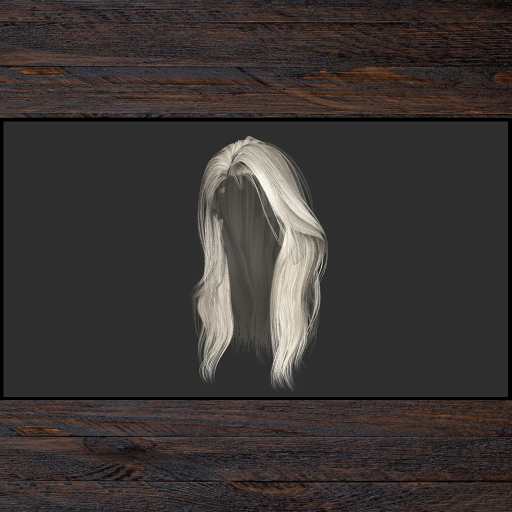
#> input picture 02.png, 1024 x 1024 px (shown at 1/2 size)
$ python photocard.py 02.png
#> lines starting #> are read from the running program, lines starting #| are printed output that depends on the picture
# -*- coding: utf-8 -*-
r"""photo_card 生成器（02.dds 同款木框卡片）

输出（文件名取输入文件主名）：
  <name>.dds          1024x1024 BC7_UNORM 线性 DX10，木框+深灰卡片，卡片内左半=正面、右半=侧面
  <name>_front.png    正面（1024x1024，深灰卡片底）
  <name>_side.png     侧面（1024x1024，深灰卡片底）

用法：python photocard.py "路径\头发.nif" [--out 目录]
      python photocard.py "路径\已拼好.png"     # 图片模式：左右拆开 + 转 BC7
"""
import argparse, os, re, shutil, struct, subprocess, sys
import numpy as np
from PIL import Image

sys.path.insert(0, os.path.dirname(os.path.abspath(__file__)))
import render_blend as RB

TEXCONV = r'D:\Modding\SSEEdit 4.1.5f-164-4-1-5f-1714283656\SSEEdit 4.1.5f\Edit Scripts\Texconv.exe'
TMP = os.path.join(os.path.dirname(os.path.abspath(__file__)), 'work', 'tmp')
os.makedirs(TMP, exist_ok=True)
BG = (46, 46, 46)
BASE_CARD = r'D:\DSH_SKY_CTD\work\02.png'   # 02.dds 的 1024 预览图（木框+卡片），存在则用它当底板
CARD_RECT = (12, 238, 1012, 788)                     # 卡片区域


def _u32(b, o): return struct.unpack_from('<I', b, o)[0]
def _i32(b, o): return struct.unpack_from('<i', b, o)[0]


# [153 lines left out: functions read_texset, load_geometry, find_root, load_texture, render_view, panel and 1 more, not called in this run]


def to_bc7(rgb, out_dds):
    td = os.path.join(TMP, 'bc7_%d' % __import__('time').time_ns()); os.makedirs(td, exist_ok=True)
    src = os.path.join(td, 'in.png'); rgb.save(src)
    subprocess.run([TEXCONV, '-f', 'BC7_UNORM', '-dx10', '-m', '1', '-y', '-o', td, src],
                   check=True, stdout=subprocess.DEVNULL, stderr=subprocess.DEVNULL)
    shutil.move(os.path.join(td, 'in.DDS'), out_dds)
    shutil.rmtree(td, ignore_errors=True)


def main():
    ap = argparse.ArgumentParser()
    ap.add_argument('input', nargs='?', default='')
    ap.add_argument('--front', default=''); ap.add_argument('--side', default='')
    ap.add_argument('--name', default='')
    ap.add_argument('--out', default=''); ap.add_argument('--size', type=int, default=1024)
    a = ap.parse_args()
    if a.front and a.side:
        stem = a.name or os.path.splitext(os.path.basename(a.front))[0]
        if stem.endswith('_front'):
            stem = stem[:-6]
        safe = re.sub(r'[\\/:*?"<>|]', '_', stem)
        outdir = a.out or os.path.join(os.path.dirname(os.path.abspath(a.front)), 'photo_card')
        os.makedirs(outdir, exist_ok=True)
        f = Image.open(a.front).convert('RGBA'); s_ = Image.open(a.side).convert('RGBA')
        f.convert('RGB').resize((a.size, a.size), Image.LANCZOS).save(os.path.join(outdir, safe + '_front.png'))
        s_.convert('RGB').resize((a.size, a.size), Image.LANCZOS).save(os.path.join(outdir, safe + '_side.png'))
        _make_card(f.convert('RGB'), s_.convert('RGB'), a.size, safe, outdir)
        print('OK', os.path.join(outdir, safe + '.dds'))
        return
    src = os.path.abspath(a.input); stem = os.path.splitext(os.path.basename(src))[0]
    safe = re.sub(r'[\\/:*?"<>|]', '_', stem)
    outdir = a.out or os.path.join(os.path.dirname(src), 'photo_card'); os.makedirs(outdir, exist_ok=True)

    if src.lower().endswith(('.png', '.dds', '.jpg', '.jpeg', '.tga')):
        im = Image.open(src).convert('RGB'); w, h = im.size
#> after `w, h = im.size`: w = 1024; h = 1024
        front, side = im.crop((0, 0, w//2, h)), im.crop((w//2, 0, w, h))
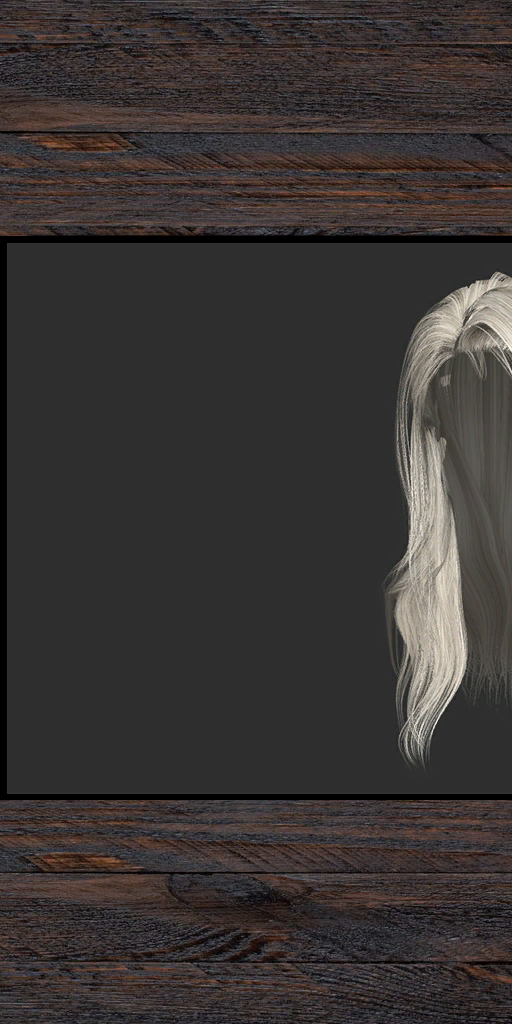
#> front: PIL image 512x1024 RGB; mean R, G, B 58, 52.9, 52.2
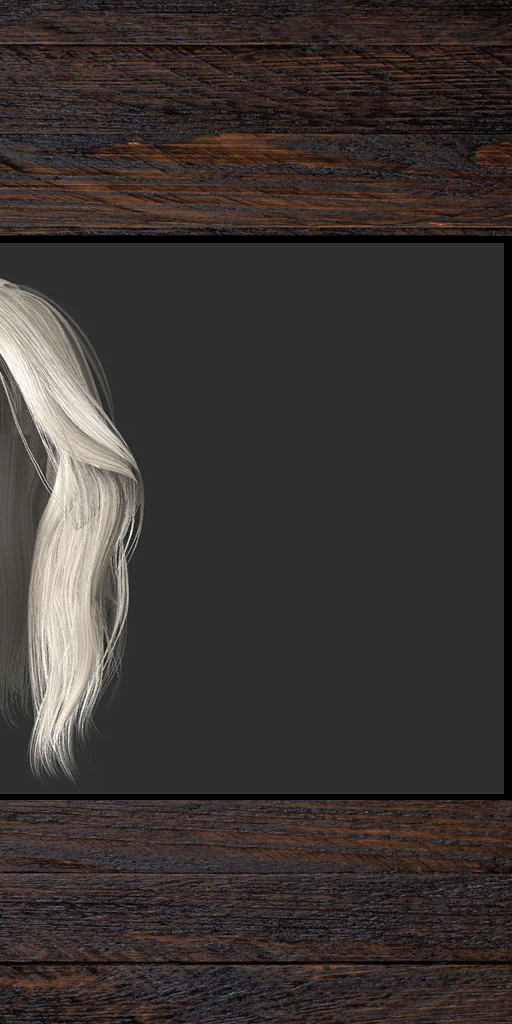
#> side: PIL image 512x1024 RGB; mean R, G, B 58.6, 52.5, 50.8
        front.save(os.path.join(outdir, safe + '_front.png')); side.save(os.path.join(outdir, safe + '_side.png'))
        im.save(os.path.join(outdir, 'photo_card.png'))
        to_bc7(im, os.path.join(outdir, safe + '.dds')); print('OK(direct)', safe); return
#| OK(direct) 02

    pos, uvs, tris, tex = load_geometry(src)
    root = find_root(src); t = load_texture(tex, root)
    f = render_view(pos, uvs, tris, t, 'front', a.size)
    s = render_view(pos, uvs, tris, t, 'side', a.size)
    S = a.size
    pf = panel(f, S, S); pf.save(os.path.join(outdir, safe + '_front.png'))
    ps = panel(s, S, S); ps.save(os.path.join(outdir, safe + '_side.png'))

    _make_card(pf, ps, S, safe, outdir)


# [15 lines left out: function _make_card, not called in this run]


if __name__ == '__main__':
    main()
